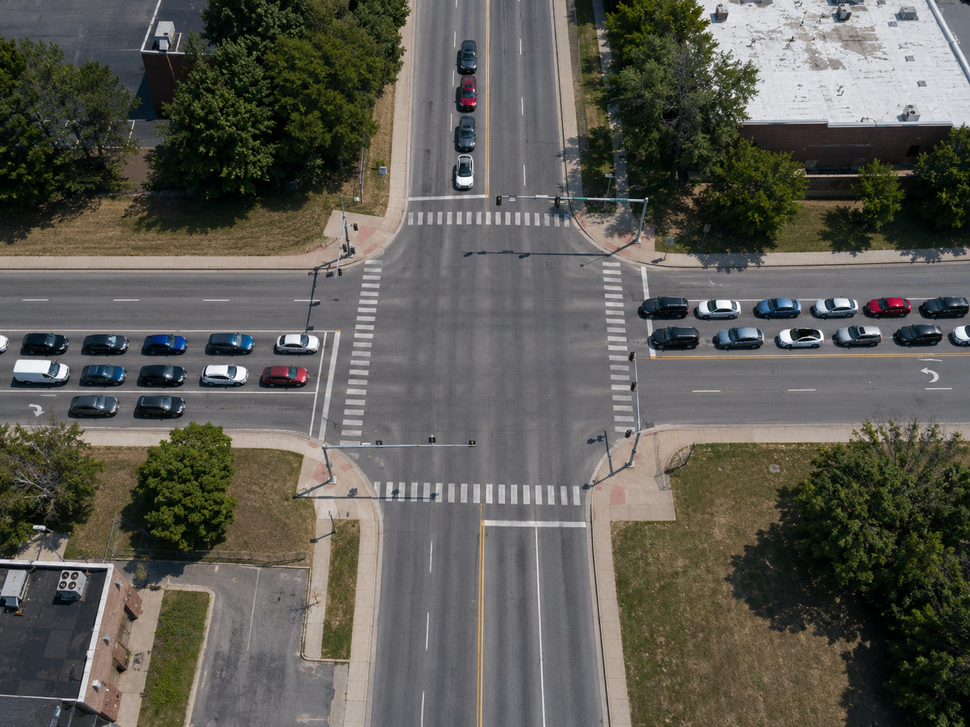
#> input picture data/test/test_01.png, 970 x 727 px, shrunk from 1448 x 1086 before the run, found by its file name; its folder holds only this picture in this run
$ python auto_zones.py
#> lines starting #> are read from the running program, lines starting #| are printed output that depends on the picture; after the words box and inside, x2 and y2 are one past the last pixel; in counts of white or black regions, pixels touching at a corner belong together
"""
Модуль автоматического формирования зон подходов к перекрёстку.

Модуль создаёт четыре области интереса:
NORTH, SOUTH, WEST и EAST.

Зоны формируются автоматически на основе размеров входного изображения
и положения его геометрического центра. Центральная часть перекрёстка
исключается из зон, поскольку итоговый подсчёт должен учитывать
транспортные средства на подходах к перекрёстку.

Модуль также может:
- сохранять координаты зон в JSON-файл;
- создавать диагностическое изображение с нанесёнными полигонами;
- отображать геометрический центр перекрёстка.

Важно:
    Текущая реализация предполагает, что перекрёсток расположен
    приблизительно в центре изображения, а основные направления дорог
    близки к вертикальной и горизонтальной осям кадра.
"""

import cv2
import json
import numpy as np
from pathlib import Path


def create_auto_zones(image_path, output_json=None, output_image=None):
    """
    Автоматически формирует четыре зоны подходов к перекрёстку.

    Геометрия зон рассчитывается относительно центра изображения.
    Размеры центральной исключённой области и ширина дорожных коридоров
    задаются пропорционально ширине и высоте исходного кадра.

    Формируются следующие зоны:
        north:
            Верхний подход к перекрёстку.

        south:
            Нижний подход к перекрёстку.

        west:
            Левый подход к перекрёстку.

        east:
            Правый подход к перекрёстку.

    Центральная область намеренно не входит ни в одну из зон, чтобы
    транспортные средства, уже находящиеся внутри перекрёстка,
    не участвовали в подсчёте транспортной нагрузки на подходах.

    Args:
        image_path (str | pathlib.Path):
            Путь к исходному изображению перекрёстка.

        output_json (str | pathlib.Path | None):
            Путь для сохранения координат сформированных зон.
            Если значение равно None, JSON-файл не создаётся.

        output_image (str | pathlib.Path | None):
            Путь для сохранения диагностического изображения
            с нанесёнными границами зон.
            Если значение равно None, изображение не создаётся.

    Returns:
        dict:
            Словарь с полигонами четырёх зон:

            {
                "north": numpy.ndarray,
                "south": numpy.ndarray,
                "west": numpy.ndarray,
                "east": numpy.ndarray
            }

            Каждый полигон представлен массивом координат точек
            формата (x, y).

    Raises:
        FileNotFoundError:
            Если изображение не удалось загрузить.
    """
    image = cv2.imread(str(image_path))
#> image is the input picture: shape (727, 970, 3); mean B, G, R 83.8, 91.3, 92.7

    if image is None:
        raise FileNotFoundError(image_path)

    # Получаем размеры исходного изображения.
    h, w = image.shape[:2]
#> h = 727; w = 970

    # Геометрический центр изображения принимается
    # за приблизительный центр перекрёстка.
    cx = w // 2
#> cx = 485
    cy = h // 2
#> cy = 363

    # Половина ширины и высоты центральной области перекрёстка.
    # Центральная область исключается из подсчёта.
    center_half_w = int(w * 0.10)
#> center_half_w = 97
    center_half_h = int(h * 0.12)
#> center_half_h = 87

    # Половина ширины вертикального дорожного коридора
    # для зон NORTH и SOUTH.
    vertical_half_width = int(w * 0.16)
#> vertical_half_width = 155

    # Половина высоты горизонтального дорожного коридора
    # для зон WEST и EAST.
    horizontal_half_height = int(h * 0.16)
#> horizontal_half_height = 116

    # ---------------------------------------------------------
    # NORTH
    # ---------------------------------------------------------
    # Верхняя зона начинается от верхней границы изображения
    # и заканчивается перед центральной областью перекрёстка.
    north = np.array([
        [cx - vertical_half_width, 0],
        [cx + vertical_half_width, 0],
        [cx + vertical_half_width, cy - center_half_h],
        [cx + center_half_w, cy - center_half_h],
        [cx - center_half_w, cy - center_half_h],
        [cx - vertical_half_width, cy - center_half_h]
    ], dtype=np.int32)

    # ---------------------------------------------------------
    # SOUTH
    # ---------------------------------------------------------
    # Нижняя зона начинается после центральной области
    # и продолжается до нижней границы изображения.
    south = np.array([
        [cx - center_half_w, cy + center_half_h],
        [cx + center_half_w, cy + center_half_h],
        [cx + vertical_half_width, cy + center_half_h],
        [cx + vertical_half_width, h - 1],
        [cx - vertical_half_width, h - 1],
        [cx - vertical_half_width, cy + center_half_h]
    ], dtype=np.int32)

    # ---------------------------------------------------------
    # WEST
    # ---------------------------------------------------------
    # Левая зона начинается от левой границы изображения
    # и заканчивается перед центральной областью.
    west = np.array([
        [0, cy - horizontal_half_height],
        [cx - center_half_w, cy - horizontal_half_height],
        [cx - center_half_w, cy - center_half_h],
        [cx - center_half_w, cy + center_half_h],
        [cx - center_half_w, cy + horizontal_half_height],
        [0, cy + horizontal_half_height]
    ], dtype=np.int32)

    # ---------------------------------------------------------
    # EAST
    # ---------------------------------------------------------
    # Правая зона начинается после центральной области
    # и продолжается до правой границы изображения.
    east = np.array([
        [cx + center_half_w, cy - horizontal_half_height],
        [w - 1, cy - horizontal_half_height],
        [w - 1, cy + horizontal_half_height],
        [cx + center_half_w, cy + horizontal_half_height],
        [cx + center_half_w, cy + center_half_h],
        [cx + center_half_w, cy - center_half_h]
    ], dtype=np.int32)

    # Объединяем сформированные полигоны в единый словарь.
    zones = {
        "north": north,
        "south": south,
        "west": west,
        "east": east
    }

    # При необходимости сохраняем координаты зон
    # в формате JSON.
    if output_json:
        json_data = {
            name: polygon.tolist()
            for name, polygon in zones.items()
        }

        with open(
            output_json,
            "w",
            encoding="utf-8"
        ) as f:
            json.dump(
                json_data,
                f,
                ensure_ascii=False,
                indent=2
            )

    # При необходимости создаём диагностическое изображение.
    if output_image:
        preview = image.copy()

        for name, polygon in zones.items():
            # Наносим контур зоны.
            cv2.polylines(
                preview,
                [polygon],
                True,
                (255, 255, 255),
                3
            )

            x, y = polygon[0]

            # Подписываем направление.
            cv2.putText(
                preview,
                name.upper(),
                (
                    int(x) + 10,
                    max(25, int(y) + 25)
                ),
                cv2.FONT_HERSHEY_SIMPLEX,
                0.8,
                (255, 255, 255),
                2
            )
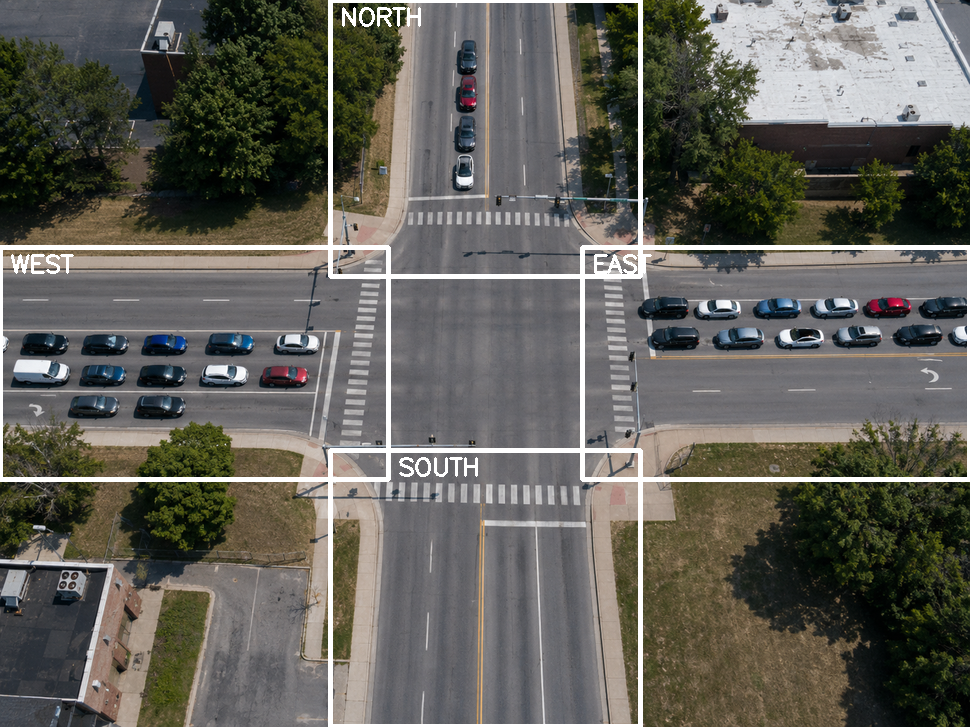
#> preview: shape (727, 970, 3); 3.41% of pixels changed, all inside (x1, y1, x2, y2) = (0, 0, 970, 727)

        # Отмечаем геометрический центр изображения,
        # используемый как центр перекрёстка.
        cv2.circle(
            preview,
            (cx, cy),
            8,
            (0, 0, 255),
            -1
        )
#> preview: shape (727, 970, 3); 0.03% of pixels changed, all inside (x1, y1, x2, y2) = (477, 355, 494, 372)

        cv2.imwrite(
            str(output_image),
            preview
        )

    return zones


def main():
    """
    Выполняет демонстрационное построение зон для тестовых изображений.

    Функция предназначена для автономной проверки модуля auto_zones.py.
    Для изображений test_01.png ... test_05.png создаются:

    - JSON-файлы с координатами зон;
    - изображения с визуализацией зон.

    Результаты сохраняются в каталоге:
        data/test/auto_zones/

    Returns:
        None
    """
    output_dir = Path(
        "data/test/auto_zones"
    )

    output_dir.mkdir(
        parents=True,
        exist_ok=True
    )

    for i in range(1, 6):
        image_path = Path(
            f"data/test/test_{i:02d}.png"
        )

        if not image_path.exists():
            print(
                f"Нет файла: {image_path}"
            )
            continue

        json_path = (
            output_dir /
            f"test_{i:02d}_zones.json"
        )

        preview_path = (
            output_dir /
            f"test_{i:02d}_preview.jpg"
        )

        create_auto_zones(
            image_path,
            json_path,
            preview_path
        )

        print(
            f"test_{i:02d}: {json_path}"
        )


if __name__ == "__main__":
    main()
